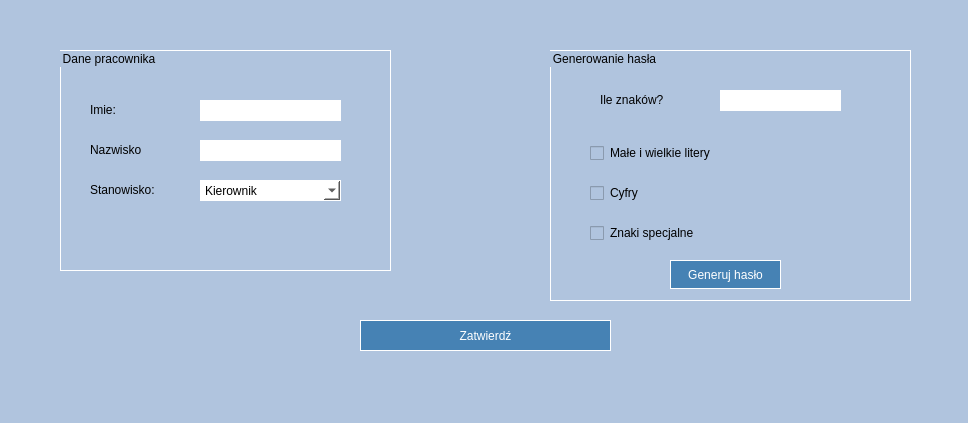
<?xml version="1.0" encoding="UTF-8"?>
<ui version="4.0">
 <class>MainWindow</class>
 <widget class="QMainWindow" name="MainWindow">
  <property name="geometry">
   <rect>
    <x>0</x>
    <y>0</y>
    <width>968</width>
    <height>423</height>
   </rect>
  </property>
  <property name="windowTitle">
   <string>Dodaj pracownika</string>
  </property>
  <widget class="QWidget" name="centralwidget">
   <property name="autoFillBackground">
    <bool>false</bool>
   </property>
   <property name="styleSheet">
    <string notr="true">background-color:#B0C4DE;</string>
   </property>
   <widget class="QGroupBox" name="groupBox">
    <property name="geometry">
     <rect>
      <x>60</x>
      <y>50</y>
      <width>331</width>
      <height>221</height>
     </rect>
    </property>
    <property name="styleSheet">
     <string notr="true">color:black; border:1px solid white;</string>
    </property>
    <property name="title">
     <string>Dane pracownika</string>
    </property>
    <widget class="QLabel" name="label">
     <property name="geometry">
      <rect>
       <x>30</x>
       <y>50</y>
       <width>63</width>
       <height>20</height>
      </rect>
     </property>
     <property name="styleSheet">
      <string notr="true">border: none;</string>
     </property>
     <property name="text">
      <string>Imie:</string>
     </property>
    </widget>
    <widget class="QLabel" name="label_2">
     <property name="geometry">
      <rect>
       <x>30</x>
       <y>90</y>
       <width>81</width>
       <height>20</height>
      </rect>
     </property>
     <property name="styleSheet">
      <string notr="true">border: none;</string>
     </property>
     <property name="text">
      <string>Nazwisko</string>
     </property>
    </widget>
    <widget class="QLabel" name="label_3">
     <property name="geometry">
      <rect>
       <x>30</x>
       <y>130</y>
       <width>91</width>
       <height>20</height>
      </rect>
     </property>
     <property name="styleSheet">
      <string notr="true">border: none;</string>
     </property>
     <property name="text">
      <string>Stanowisko:</string>
     </property>
    </widget>
    <widget class="QTextEdit" name="textEdit">
     <property name="geometry">
      <rect>
       <x>140</x>
       <y>50</y>
       <width>141</width>
       <height>21</height>
      </rect>
     </property>
     <property name="styleSheet">
      <string notr="true">background-color:white;color:black;</string>
     </property>
     <property name="verticalScrollBarPolicy">
      <enum>Qt::ScrollBarAlwaysOff</enum>
     </property>
     <property name="horizontalScrollBarPolicy">
      <enum>Qt::ScrollBarAlwaysOff</enum>
     </property>
    </widget>
    <widget class="QTextEdit" name="textEdit_2">
     <property name="geometry">
      <rect>
       <x>140</x>
       <y>90</y>
       <width>141</width>
       <height>21</height>
      </rect>
     </property>
     <property name="styleSheet">
      <string notr="true">background-color:white;color:black;</string>
     </property>
     <property name="verticalScrollBarPolicy">
      <enum>Qt::ScrollBarAlwaysOff</enum>
     </property>
     <property name="horizontalScrollBarPolicy">
      <enum>Qt::ScrollBarAlwaysOff</enum>
     </property>
    </widget>
    <widget class="QComboBox" name="comboBox">
     <property name="geometry">
      <rect>
       <x>140</x>
       <y>130</y>
       <width>141</width>
       <height>21</height>
      </rect>
     </property>
     <property name="styleSheet">
      <string notr="true">background-color:white;color:black;</string>
     </property>
     <item>
      <property name="text">
       <string>Kierownik</string>
      </property>
     </item>
     <item>
      <property name="text">
       <string>Starszy programista</string>
      </property>
     </item>
     <item>
      <property name="text">
       <string>Młodszy programista</string>
      </property>
     </item>
     <item>
      <property name="text">
       <string>Tester</string>
      </property>
     </item>
    </widget>
   </widget>
   <widget class="QGroupBox" name="groupBox_2">
    <property name="geometry">
     <rect>
      <x>550</x>
      <y>50</y>
      <width>361</width>
      <height>251</height>
     </rect>
    </property>
    <property name="styleSheet">
     <string notr="true">border:1px solid white;color:black;</string>
    </property>
    <property name="title">
     <string>Generowanie hasła</string>
    </property>
    <widget class="QLabel" name="label_4">
     <property name="geometry">
      <rect>
       <x>50</x>
       <y>40</y>
       <width>101</width>
       <height>20</height>
      </rect>
     </property>
     <property name="styleSheet">
      <string notr="true">border:none;</string>
     </property>
     <property name="text">
      <string>Ile znaków?</string>
     </property>
    </widget>
    <widget class="QTextEdit" name="textEdit_3">
     <property name="geometry">
      <rect>
       <x>170</x>
       <y>40</y>
       <width>121</width>
       <height>21</height>
      </rect>
     </property>
     <property name="styleSheet">
      <string notr="true">background-color:white;color:black;</string>
     </property>
     <property name="verticalScrollBarPolicy">
      <enum>Qt::ScrollBarAlwaysOff</enum>
     </property>
     <property name="horizontalScrollBarPolicy">
      <enum>Qt::ScrollBarAlwaysOff</enum>
     </property>
    </widget>
    <widget class="QCheckBox" name="checkBox">
     <property name="geometry">
      <rect>
       <x>40</x>
       <y>90</y>
       <width>181</width>
       <height>26</height>
      </rect>
     </property>
     <property name="styleSheet">
      <string notr="true">border:none;</string>
     </property>
     <property name="text">
      <string>Małe i wielkie litery</string>
     </property>
    </widget>
    <widget class="QCheckBox" name="checkBox_2">
     <property name="geometry">
      <rect>
       <x>40</x>
       <y>130</y>
       <width>181</width>
       <height>26</height>
      </rect>
     </property>
     <property name="styleSheet">
      <string notr="true">border:none;</string>
     </property>
     <property name="text">
      <string>Cyfry</string>
     </property>
    </widget>
    <widget class="QCheckBox" name="checkBox_3">
     <property name="geometry">
      <rect>
       <x>40</x>
       <y>170</y>
       <width>181</width>
       <height>26</height>
      </rect>
     </property>
     <property name="styleSheet">
      <string notr="true">border:none;</string>
     </property>
     <property name="text">
      <string>Znaki specjalne</string>
     </property>
    </widget>
    <widget class="QPushButton" name="pushButton">
     <property name="geometry">
      <rect>
       <x>120</x>
       <y>210</y>
       <width>111</width>
       <height>29</height>
      </rect>
     </property>
     <property name="styleSheet">
      <string notr="true">background-color:#4682B4;color:white;</string>
     </property>
     <property name="text">
      <string>Generuj hasło</string>
     </property>
    </widget>
   </widget>
   <widget class="QPushButton" name="pushButton_2">
    <property name="geometry">
     <rect>
      <x>360</x>
      <y>320</y>
      <width>251</width>
      <height>31</height>
     </rect>
    </property>
    <property name="styleSheet">
     <string notr="true">background-color:#4682B4;color:white;border:1px solid white;</string>
    </property>
    <property name="text">
     <string>Zatwierdź</string>
    </property>
   </widget>
  </widget>
  <widget class="QMenuBar" name="menubar">
   <property name="geometry">
    <rect>
     <x>0</x>
     <y>0</y>
     <width>968</width>
     <height>25</height>
    </rect>
   </property>
  </widget>
 </widget>
 <resources/>
 <connections/>
</ui>
